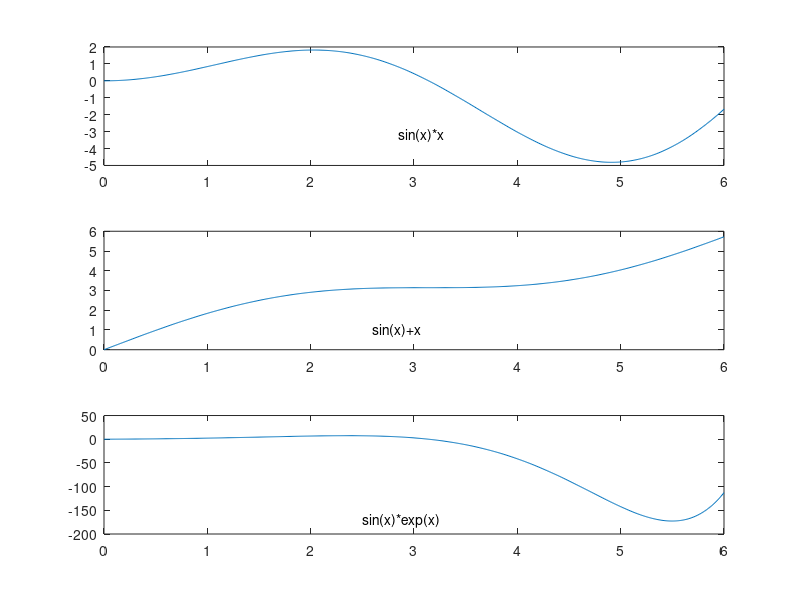
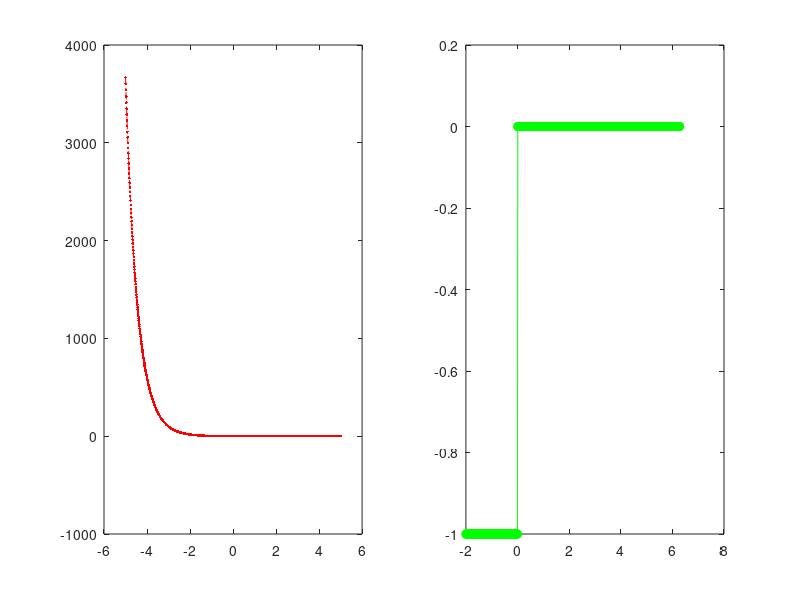

These charts were generated, in order, by the following MATLAB code:
x=0:0.01:6; 
f1=sin(x).*x; 
f2=sin(x)+x; 
f3=sin(x).*exp(x); 
figure(1); 
subplot(3,1,1); 
plot(x,f1); 
text(2.85,-3.20001,'sin(x)*x'); 
subplot(3,1,2); 
plot(x,f2); 
text(2.6,1,'sin(x)+x'); 
subplot(3,1,3); 
plot(x,f3); 
text(2.5,-170,'sin(x)*exp(x)'); 
figure(2); 
subplot(1,2,1); 
sa=-5:0.01:5; 
for i=1:length(sa) 
if sa(i)<=0 
y(i)=exp(-2*sa(i))/(1+abs(sa(i)))-1; 
else 
y(i)=exp(-3*sa(i))*sin(2*sa(i)); 
end 

end 
plot(sa,y,'r.-.'); 
subplot(1,2,2); 
j=-2:0.01:2*pi; 
c = exp(-2*sa(i))./(1+abs(sa(i)))-1.*(j<=0) + ... 
exp(-3*sa(i)).*sin(2*sa(i)).*(j>0); 
plot(j,c,'go-');